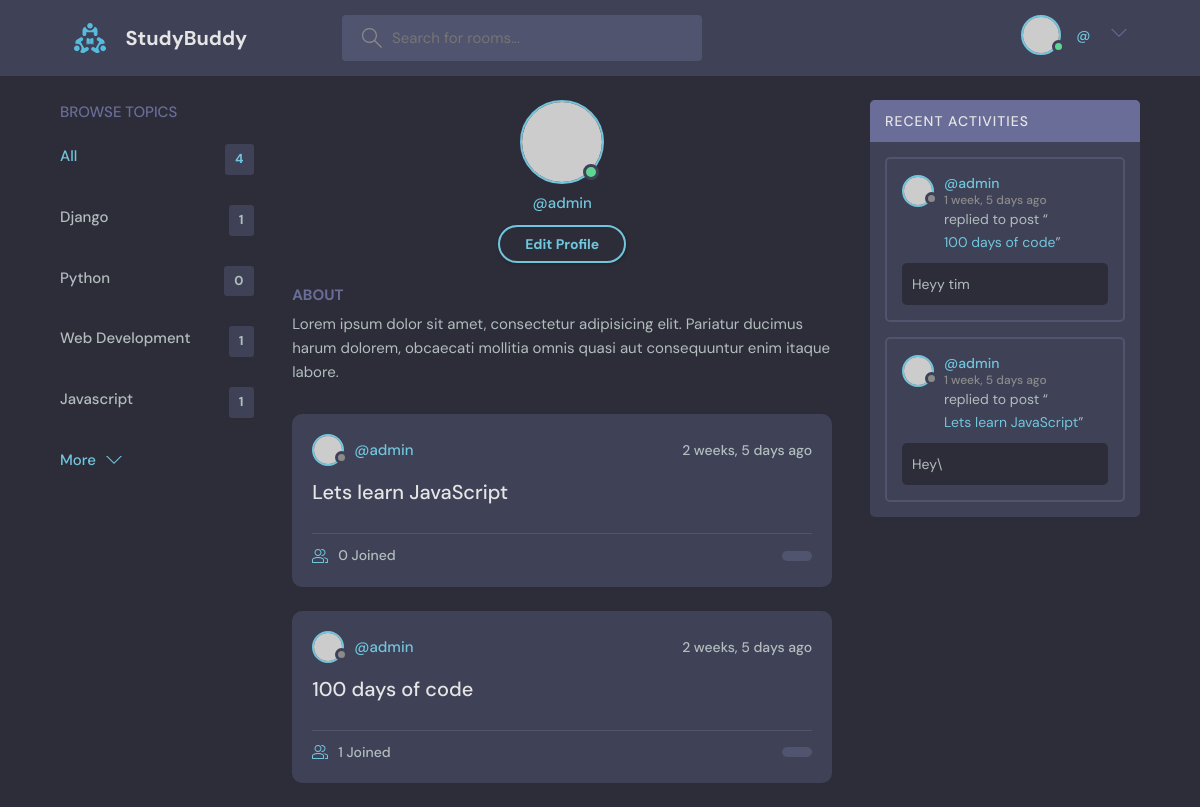
The page /profile/1 on the database as committed earlier.
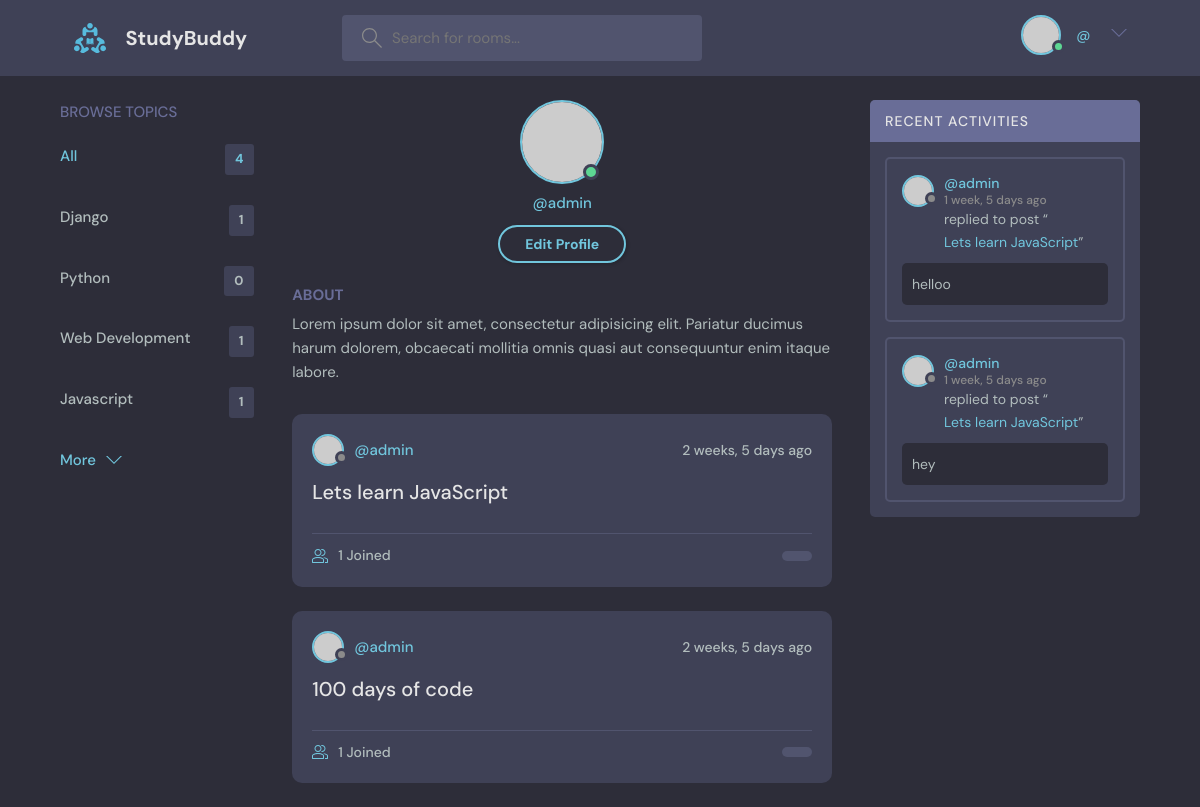
The same page on the database as committed later.
### base/models.py (models this page shows, shortened)
class Topic(models.Model):
    name = models.CharField(max_length=200)

class Room(models.Model):
    host = models.ForeignKey(User, on_delete=models.SET_NULL, null=True)
    topic = models.ForeignKey(Topic, on_delete=models.SET_NULL, null=True)
    name = models.CharField(max_length=200)
    description = models.TextField(null=True, blank=True)
    participants = models.ManyToManyField(User, related_name='participants')
    updated = models.DateTimeField(auto_now=True)
    created = models.DateTimeField(auto_now_add=True)
    class Meta:
        ordering = ['-created', 'updated']
    def __str__(self):
        return self.name

class Message(models.Model):
    user = models.ForeignKey(User, on_delete=models.CASCADE)
    room = models.ForeignKey(Room, on_delete=models.CASCADE)
    body = models.TextField()
    updated = models.DateTimeField(auto_now=True)
    created = models.DateTimeField(auto_now_add=True)
    def __str__(self):
        return self.body[:50]
    class Meta:
        ordering = ['-created', 'updated']

### base/views.py (the view)
# urls.py: path('profile/<str:pk>',views.userProfile, name='user-profile'),
def userProfile(request,pk):
    user = User.objects.get(id=pk)
    rooms = user.room_set.all()
    topics = Topic.objects.all()
    room_messages = user.message_set.all()
    return render(request, 'base/profile.html',{'user':user, 'rooms':rooms,
                                                'topics':topics, 'room_messages':room_messages})

### base/templates/base/profile.html (shortened to what this page needs)
{% extends 'main.html' %}
{% block content %}
  <main class="profile-page layout layout--3">
    <div class="container">
      <div class="topics">
       {% include 'base/topics_component.html' %}
      </div>
      <div class="roomList">
        <div class="profile">
          <div class="profile__avatar">
            <div class="avatar avatar--large active">
              <img src="https://randomuser.me/api/portraits/men/11.jpg" />
            </div>
          </div>
          <div class="profile__info">
            <p>@{{user.username}}</p>
            <a href="edit-user.html" class="btn btn--main btn--pill">Edit Profile</a>
          </div>
          <div class="profile__about">
            <h3>About</h3>
            <p>
              Lorem ipsum dolor sit amet, consectetur adipisicing elit. Pariatur ducimus harum
              dolorem, obcaecati mollitia omnis quasi aut consequuntur enim itaque labore.
            </p>
          </div>
        </div>
        {% include 'base/feed_component.html' %}
      </div>
      {% include 'base/activity_component.html' %}
    </div>
  </main>
{% endblock %}

### templates/main.html (shortened to what this page needs)
<!DOCTYPE html>
{% load static %}
<html lang="en">
  <head>
    <link rel="stylesheet" href="{% static 'styles/style.css'%}" />
  </head>
  <body>
    {% include 'navbar.html'%}
    {%block content%}
    {%endblock%}
  </body>
</html>

### templates/navbar.html (shortened to what this page needs)
{% load static %}
<header class="header header--loggedIn">
    <div class="container">
      <a href="{% url 'home' %}" class="header__logo">
        <img src="{% static 'images/logo.svg' %}" />
        <h1>StudyBuddy</h1>
      </a>
      <form class="header__search" method="GET" action="{% url 'home' %}">
        <label>
          <input name='q' placeholder="Search for rooms..." />
        </label>
      </form>
      <nav class="header__menu">
        {% if user.is_authenticated %}
        <div class="header__user">
          <a href="profile.html">
            <div class="avatar avatar--medium active">
              <img src="https://randomuser.me/api/portraits/men/37.jpg" />
            </div>
            <p>{{request.user.username}}<span>@{{request.user.username}}</span></p>
          </a>
          <button class="dropdown-button">
            <svg version="1.1" xmlns="http://www.w3.org/2000/svg" width="32" height="32" viewBox="0 0 32 32">
              <title>chevron-down</title>
              <path d="M16 21l-13-13h-3l16 16 16-16h-3l-13 13z"></path>
            </svg>
          </button>
        </div>
        {% else %}
        <a href="{% url 'login' %}">
          <img src="{% static 'images\avatar.svg' %}" />
          <p>Login</p>
        </a>
        {% endif %}
      </nav>
    </div>
  </header>

### base/templates/base/topics_component.html
        <div class="topics">
          <div class="topics__header">
            <h2>Browse Topics</h2>
          </div>
          <ul class="topics__list">
            <li>
              <a href="{% url 'home'%}" class="active">All<span>{{topics.count}} </span></a>
            </li>
            <li>
                {% for topic in topics%}
                <a href="{% url 'home' %}?q={{topic.name}}">{{topic.name}}<span>{{ topic.room_set.all.count }}</span></a>
                {% endfor %}
            </li>
          </ul>
          <a class="btn btn--link" href="topics.html">
            More
            <svg version="1.1" xmlns="http://www.w3.org/2000/svg" width="32" height="32" viewBox="0 0 32 32">
              <title>chevron-down</title>
              <path d="M16 21l-13-13h-3l16 16 16-16h-3l-13 13z"></path>
            </svg>
          </a>
        </div>

### base/templates/base/feed_component.html (shortened to what this page needs)
  {% for room in rooms %}
<div class="roomListRoom">
    <div class="roomListRoom__header">
      <a href="{% url 'user-profile' room.host.id %}" class="roomListRoom__author">
        <div class="avatar avatar--small">
          <img src="https://randomuser.me/api/portraits/women/11.jpg" />
        </div>
        <span>@{{room.host.username}}</span>
      </a>
      <div class="roomListRoom__actions">
        <span>{{room.created|timesince}} ago</span>
      </div>
    </div>
    <div class="roomListRoom__content">
      <a href="{% url 'room' room.id %}">{{room.name}}</a>
    </div>
    <div class="roomListRoom__meta">
      <a href="{% url 'room' room.id %}" class="roomListRoom__joined">
        {{room.participants.all.count}} Joined
      </a>
      <p class="roomListRoom__topic">{{ropm.topic.name}}</p>
    </div>
  </div>
  {% endfor%}

### base/templates/base/activity_component.html (shortened to what this page needs)
<div class="activities">
    <div class="activities__header">
      <h2>Recent Activities</h2>
    </div>
    {% for message in room_messages %}
    <div class="activities__box">
      <div class="activities__boxHeader roomListRoom__header">
        <a href="{% url 'user-profile' message.user.id %}" class="roomListRoom__author">
          <div class="avatar avatar--small">
            <img src="https://randomuser.me/api/portraits/women/11.jpg" />
          </div>
          <p>
            @{{message.user}}
            <span>{{message.created|timesince}} ago</span>
          </p>
        </a>
      </div>
      <div class="activities__boxContent">
        <p>replied to post “<a href="{% url 'room' message.room.id %}">{{message.room}}</a>”</p>
        <div class="activities__boxRoomContent">
            {{message}}
        </div>
      </div>
    </div>
    {% endfor %}
  </div>

Rows that differ between the two databases and show on the page:
removed Message: user "admin", created "1 week, 5 days", room "100 days of code", body "Heyy tim"
removed Message: user "admin", created "1 week, 5 days", room "Lets learn JavaScript", body "Hey\\"
computed for Room "Lets learn JavaScript": participants.all.count "0" → "1"
added Message: user "admin", created "1 week, 5 days", room "Lets learn JavaScript", body "helloo"
added Message: user "admin", created "1 week, 5 days", room "Lets learn JavaScript", body "hey"
